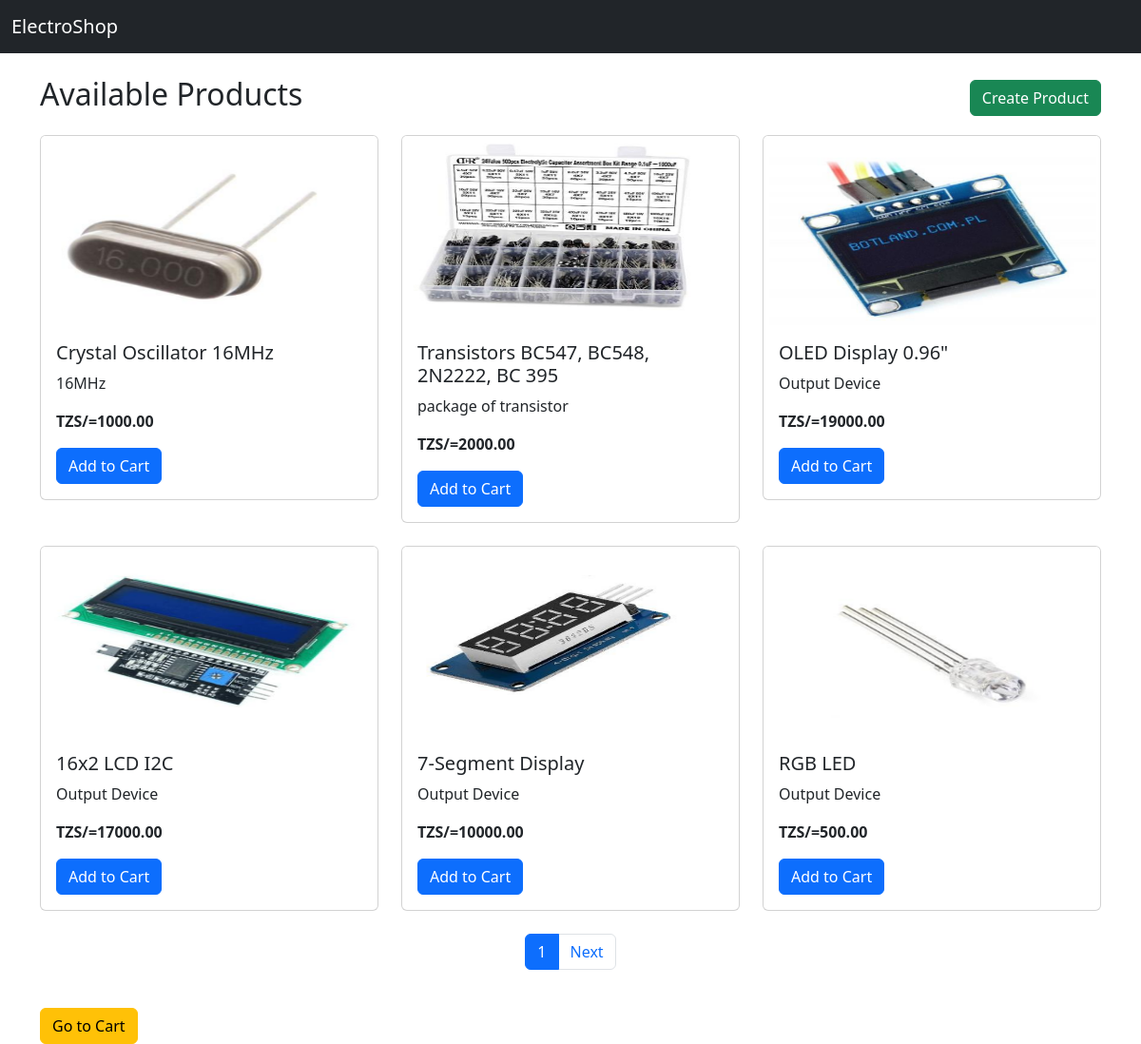
The page /product-list on the database as committed earlier.
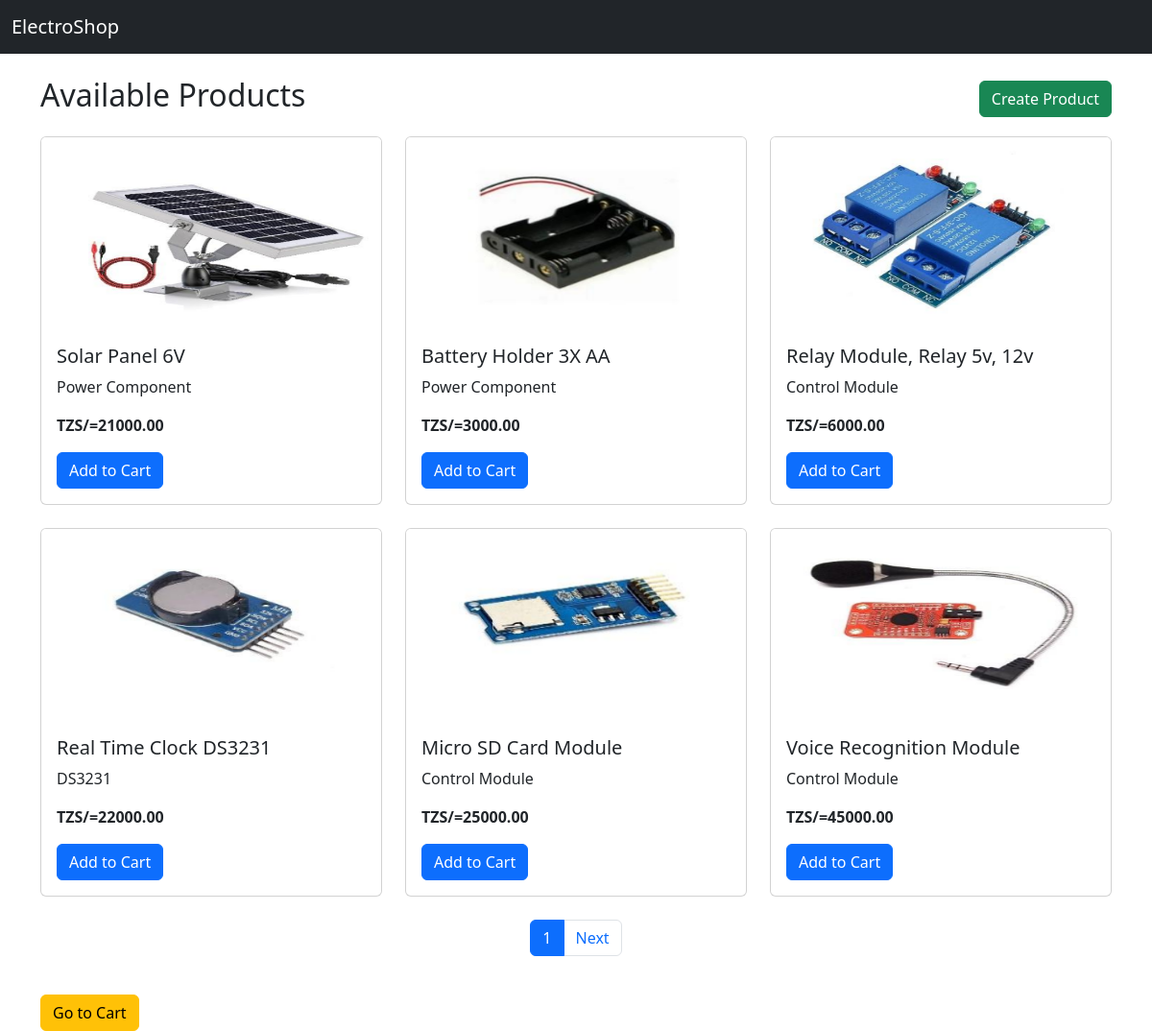
The same page on the database as committed later.
### store/models.py (models this page shows, shortened)
class Product(models.Model):
    name = models.CharField(max_length=100)
    description = models.TextField()
    price = models.DecimalField(max_digits=10, decimal_places=2)
    image = models.ImageField(upload_to='products/')
    created_at = models.DateTimeField(auto_now_add=True)

### store/views.py (the view)
# urls.py: path('product-list', ProductListView.as_view(), name='product_list'),
class ProductListView(ListView):
    model = Product
    template_name = 'store/product_list.html'
    context_object_name = 'products'
    reverse_lazy = 'product_list'
    paginate_by = 6

### store/templates/store/product_list.html (shortened to what this page needs)
{% extends 'store/base.html' %}
{% block content %}
<div class="d-flex justify-content-between align-items-center mb-3">
  <h2>Available Products</h2>
  <a href="{% url 'login' %}" class="btn btn-success">
    Create Product
  </a>
</div>
<div class="row">
  {% for product in products %}
  <div class="col-md-4 mb-4">
    <div class="card">
      <img src="{{ product.image.url }}" class="card-img-top" height="200">
      <div class="card-body">
        <h5>{{ product.name }}</h5>
        <p>{{ product.description }}</p>
        <p><strong>TZS/={{ product.price }}</strong></p>
        <form method="post" action="{% url 'add_to_cart' product.pk %}">
          <button type="submit" class="btn btn-primary">Add to Cart</button>
        </form>
      </div>
    </div>
  </div>
  {% endfor %}
   <div class="d-flex justify-content-center">
    {% if is_paginated %}
      <ul class="pagination">
        <li class="page-item active">
          <span class="page-link">{{ page_obj.number }}</span>
        </li>
        {% if page_obj.has_next %}
          <li class="page-item">
            <a class="page-link" href="?page={{ page_obj.next_page_number }}">Next</a>
          </li>
        {% endif %}
      </ul>
    {% endif %}
  </div>
</div>
<a href="{% url 'cart' %}" class="btn btn-warning mt-4">Go to Cart</a>
{% endblock %}

Rows that differ between the two databases and show on the page:
removed Product: image (picture), name "Crystal Oscillator 16MHz", description "16MHz", price "1000.00"
removed Product: image (picture), name "Transistors BC547, BC548, 2N2222, BC 395", description "package of transistor", price "2000.00"
removed Product: image (picture), name "OLED Display 0.96\"", description "Output Device", price "19000.00"
removed Product: image (picture), name "16x2 LCD I2C", description "Output Device", price "17000.00"
removed Product: image (picture), name "7-Segment Display", description "Output Device", price "10000.00"
removed Product: image (picture), name "RGB LED", description "Output Device", price "500.00"
now on this page (row unchanged): Product: image (picture), name "Solar Panel 6V", description "Power Component", price "21000.00"
now on this page (row unchanged): Product: image (picture), name "Battery Holder 3X AA", description "Power Component", price "3000.00"
now on this page (row unchanged): Product: image (picture), name "Relay Module, Relay 5v, 12v", description "Control Module", price "6000.00"
now on this page (row unchanged): Product: image (picture), name "Real Time Clock DS3231", description "DS3231", price "22000.00"
now on this page (row unchanged): Product: image (picture), name "Micro SD Card Module", description "Control Module", price "25000.00"
now on this page (row unchanged): Product: image (picture), name "Voice Recognition Module", description "Control Module", price "45000.00"
